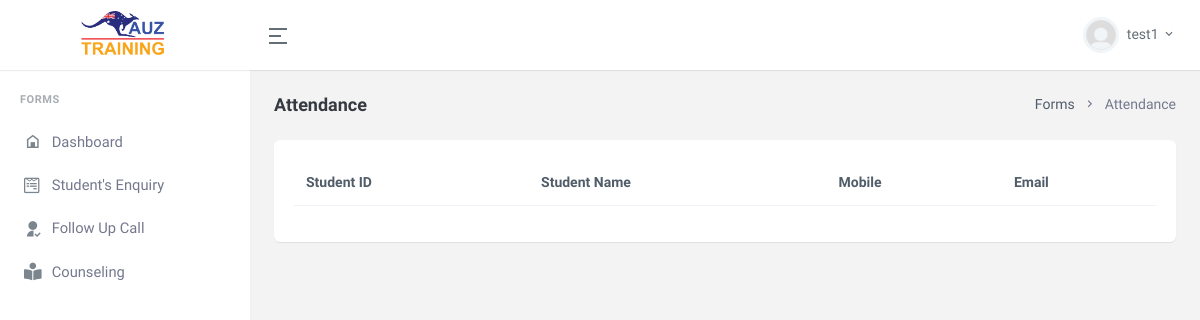
/attendance_record.php (signed in), run on an earlier commit of the app's database.
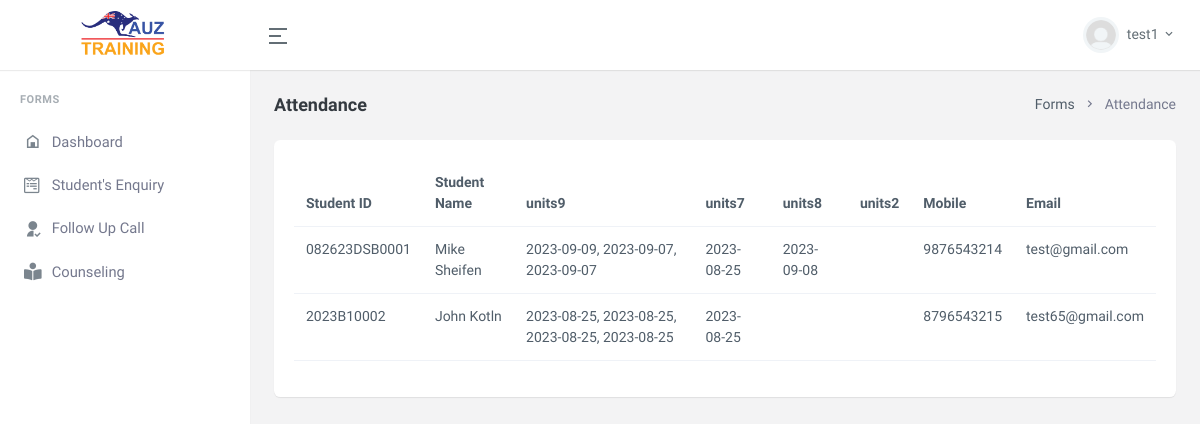
And on a later commit of the database.
### tables this page shows
CREATE TABLE IF NOT EXISTS `student_enrolment` (
  `st_enrol_id` int NOT NULL AUTO_INCREMENT,
  `st_unique_id` varchar(255) DEFAULT NULL,
  `st_enquiry_id` varchar(255) DEFAULT NULL,
  `st_qualifications` tinyint(1) NOT NULL,
  `st_enrol_course` tinyint(1) DEFAULT NULL,
  `st_venue` varchar(15) NOT NULL,
  `st_middle_name` varchar(255) NOT NULL,
  `st_name` varchar(255) NOT NULL,
  `st_mobile` varchar(255) NOT NULL,
  `st_email` varchar(255) NOT NULL,
  `st_source` tinyint(1) NOT NULL,
  `st_given_name` varchar(255) NOT NULL,
  `st_enrol_status` tinyint(1) NOT NULL,
  `created_date` timestamp NOT NULL DEFAULT CURRENT_TIMESTAMP ON UPDATE CURRENT_TIMESTAMP,
  PRIMARY KEY (`st_enrol_id`)
);

### attendance_record.php (the view, shortened to what this page needs)
<?php include('includes/dbconnect.php'); ?>
<?php
if(@$_SESSION['user_type']==1){
    $queryCrs=mysqli_fetch_all(mysqli_query($connection,"select DISTINCT(st_course_unit) from student_attendance"),MYSQLI_ASSOC);
?>
<!doctype html>
<html lang="en">
    <head>
        <?php include('includes/app_includes.php'); ?>
    </head>
    <body data-topbar="colored">
        <div id="layout-wrapper">
            <?php include('includes/header.php'); ?>
            <?php include('includes/sidebar.php'); ?>
            <div class="main-content">
                <div class="page-content">
                    <div class="container-fluid">
                        <div class="row">
                            <div class="col-12">
                                <div class="page-title-box d-sm-flex align-items-center justify-content-between">
                                    <h4 class="mb-sm-0">Attendance</h4>
                                    <div class="page-title-right">
                                        <ol class="breadcrumb m-0">
                                            <li class="breadcrumb-item"><a href="javascript: void(0);">Forms</a></li>
                                            <li class="breadcrumb-item active">Attendance</li>
                                        </ol>
                                    </div>
                                </div>
                            </div>
                        </div>
                        <?php
                        $query=mysqli_query($connection,"SELECT DISTINCT(st_unique_id) FROM `student_attendance`");
                        ?>
                        <div class="row">
                            <div class="col-12">
                                <div class="card">
                                    <div class="card-body">
                                            <table id="datatable" class="table nowrap" style="border-collapse: collapse; border-spacing: 0; width: 100%;">
                                                <thead>
                                                    <tr>
                                                        <th scope="col">Student ID</th>
                                                        <th scope="col">Student Name</th>
                                                        <?php
                                                        foreach($queryCrs as $value){
                                                            echo '<th scope="col">'.$value['st_course_unit'].'</th>';
                                                        }
                                                        ?>
                                                        <th scope="col">Mobile</th>
                                                        <th scope="col">Email</th>
                                                    </tr>
                                                </thead>
                                                <tbody>
                                                <?php
                                                while($queryRes=mysqli_fetch_array($query)){
                                                    $id=$queryRes['st_unique_id'];
                                                    $selectName=mysqli_fetch_array(mysqli_query($connection,"SELECT * FROM `student_enrolment` WHERE st_unique_id='$id'"));
                                                        if($selectName['st_unique_id']!=''){
                                                    ?>
                                                        <?php
                                                        echo '<tr>';
                                                        echo "<td>".$queryRes['st_unique_id']."</td>";
                                                        echo "<td>".$selectName['st_given_name'].' '.$selectName['st_middle_name']."</td>";
                                                        foreach($queryCrs as $value){
                                                        $coursedunit=$value['st_course_unit'];
                                                        $checkUnitDate=mysqli_fetch_array(mysqli_query($connection,"SELECT GROUP_CONCAT(st_unit_date SEPARATOR ', ') AS st_unit_dates from student_attendance where st_course_unit='$coursedunit' AND st_unique_id='$id'"));
                                                        echo '<td>'.$checkUnitDate['st_unit_dates'].'</td>';
                                                        }
                                                        echo "<td>".$selectName['st_mobile']."</td>";
                                                        echo "<td>".$selectName['st_email']."</td>";
                                                        echo "</tr>";
                                                        ?>
                                                 <?php }
                                                 }
                                                 ?>
                                                </tbody>
                                            </table>
                                    </div>
                                </div>
                            </div>
                        </div>
                    </div>
                </div>
            </div>
        </div>
        <?php include('includes/footer_includes.php'); ?>
    </body>
</html>
<?php }else{
header("Location: index.php");
}
?>

### includes/app_includes.php (shortened to what this page needs)
<link href="assets/libs/jqvmap/jqvmap.min.css" rel="stylesheet" />
<link href="assets/css/bootstrap.min.css" id="bootstrap-style" rel="stylesheet" type="text/css" />
<link href="assets/libs/datatables.net-bs4/css/dataTables.bootstrap4.min.css" rel="stylesheet" type="text/css" />
<link href="assets/libs/datatables.net-buttons-bs4/css/buttons.bootstrap4.min.css" rel="stylesheet" type="text/css" />
<link href="assets/libs/sweetalert2/sweetalert2.min.css" rel="stylesheet" type="text/css" />
<link href="assets/libs/select2/css/select2.min.css" rel="stylesheet" type="text/css">
<link rel="stylesheet" href="https://cdnjs.cloudflare.com/ajax/libs/bootstrap-select/1.14.0-beta2/css/bootstrap-select.min.css" />
<link href="assets/css/icons.min.css" rel="stylesheet" type="text/css" />
<link href="assets/css/app.min.css" id="app-style" rel="stylesheet" type="text/css" />
<link href="assets/css/panel.css" rel="stylesheet" type="text/css" />

### includes/header.php (shortened to what this page needs)
<header id="page-topbar">
                <div class="navbar-header">
                    <div class="d-flex">
                        <div class="navbar-brand-box text-center">
                            <a href="index.html" class="logo logo-dark">
                                <span class="logo-lg">
                                    <img src="assets/images/logo-dark.png" alt="logo-dark" height="50">
                                </span>
                            </a>
                        </div>
                        <button type="button" class="btn btn-sm px-3 font-size-24 header-item waves-effect" id="vertical-menu-btn">
                            <i class="ri-menu-2-line align-middle"></i>
                        </button>
                    </div>
                    <div class="d-flex">
                        <div class="dropdown d-inline-block user-dropdown">
                            <button type="button" class="btn header-item waves-effect" id="page-header-user-dropdown"
                                data-bs-toggle="dropdown" aria-haspopup="true" aria-expanded="false">
                                <img class="rounded-circle header-profile-user" src="assets/images/users/default_img.png"
                                    alt="Header Avatar">
                                <span class="d-none d-xl-inline-block ms-1"><?php echo $_SESSION['user_name']; ?></span>
                                <i class="mdi mdi-chevron-down d-none d-xl-inline-block"></i>
                            </button>
                        </div>
                    </div>
                </div>
            </header>

### includes/sidebar.php (shortened to what this page needs)
<div class="vertical-menu">
    <div data-simplebar class="h-100">
        <div id="sidebar-menu">
            <ul class="metismenu list-unstyled" id="side-menu">
                <li class="menu-title">Forms</li>
                <li class="">
                    <a href="dashboard.php" class="waves-effect">
                        <i class="mdi mdi-home-variant-outline"></i>
                        <span>Dashboard</span>
                    </a>
                </li>
                <?php
                if(@$_SESSION['user_type']==1){
                ?>
                <li>
                    <a href="student_enquiry.php" class="waves-effect">
                        <i class="fab fa-wpforms"></i>
                        <span>Student's Enquiry</span>
                    </a>
                </li>
                <?php } ?>
                <li>
                    <a href="followup_call.php" class="waves-effect">
                        <i class="ri-user-follow-fill"></i>
                        <span>Follow Up Call</span>
                    </a>
                </li>
                <li>
                    <a href="counselling_form.php" class="waves-effect">
                        <i class="fas fa-book-reader"></i>
                        <span>Counseling</span>
                    </a>
                </li>
            </ul>
        </div>
    </div>
</div>

### includes/footer_includes.php (shortened to what this page needs)
<link rel="stylesheet" type="text/css" href="//cdn.jsdelivr.net/bootstrap.daterangepicker/2/daterangepicker.css" />

### assets/css/panel.css (style rules this page uses)
:root { --backgroundcolor: #1a237e; --bordercolor: #1a237e; --color: #1a237e; }

What changed in the data, as far as the page shows it:
added student_enrolment: st_given_name "Mike", st_middle_name "Sheifen", st_unique_id "082623DSB0001" (drawn), st_mobile "9876543214", st_email "test@gmail.com"
added student_enrolment: st_given_name "John", st_middle_name "Kotln", st_unique_id "2023B10002" (drawn), st_mobile "8796543215", st_email "test65@gmail.com"
Also different on the page:
new list line: "units9"
new list line: "units7"
new list line: "units8"
new list line: "units2"
new list line: "082623DSB0001 2023-09-09, 2023-09-07, 2023-09-07 2023-08-25 2023-09-08"
new list line: "2023B10002 2023-08-25, 2023-08-25, 2023-08-25, 2023-08-25 2023-08-25"
